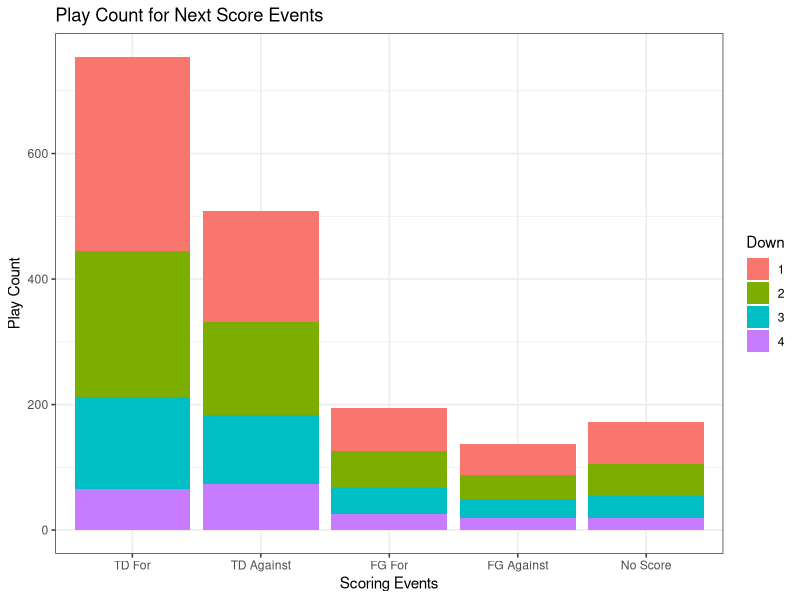
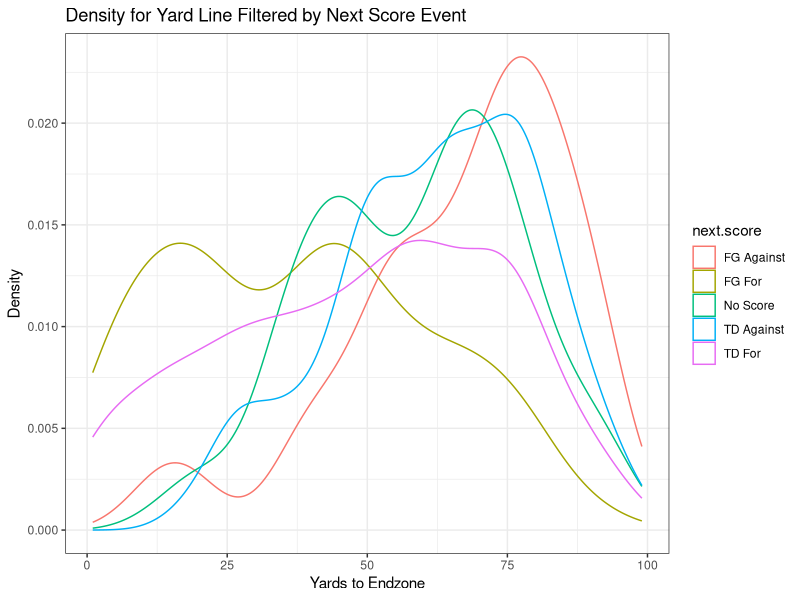
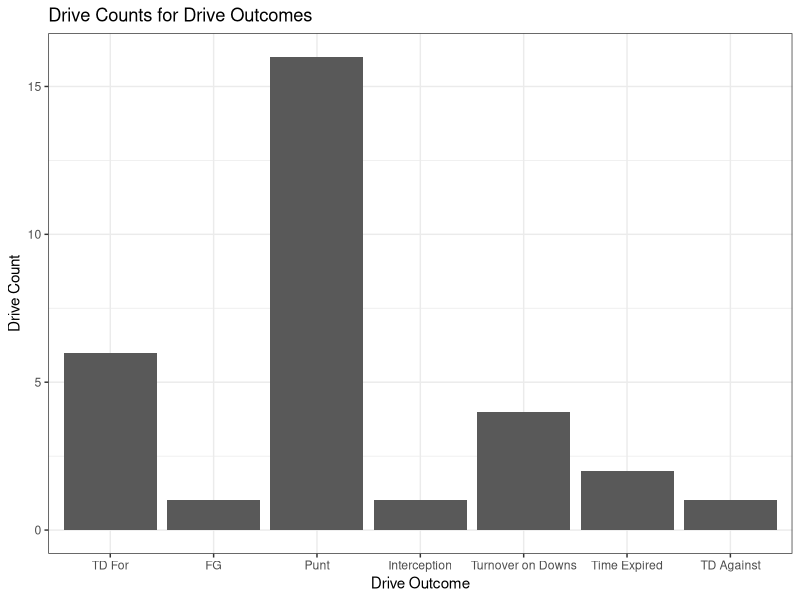
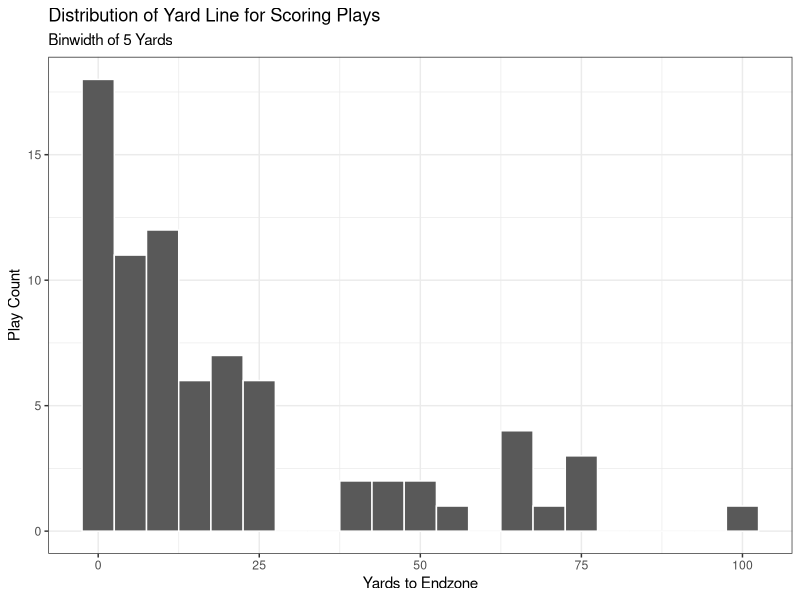
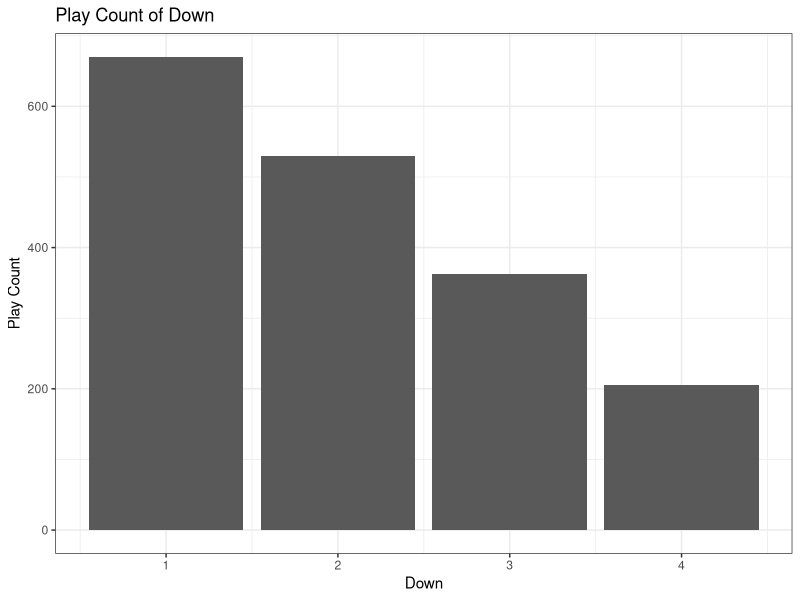
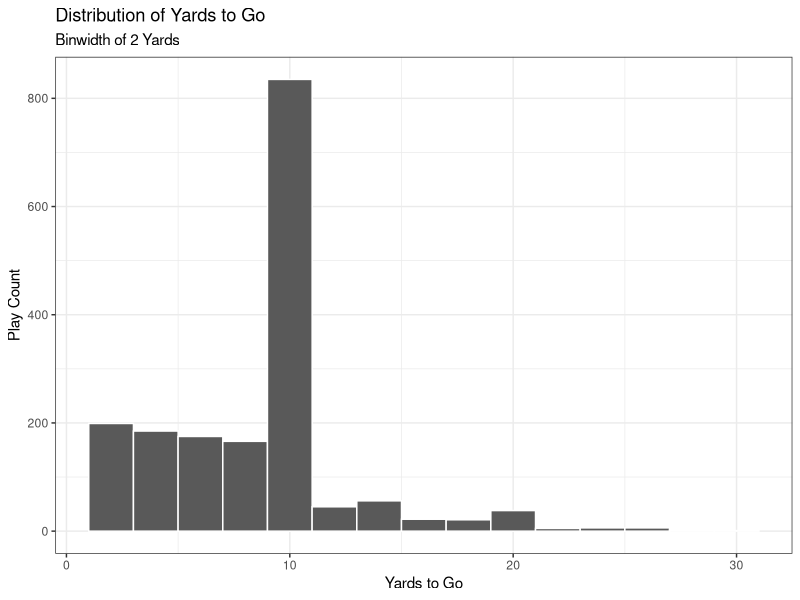
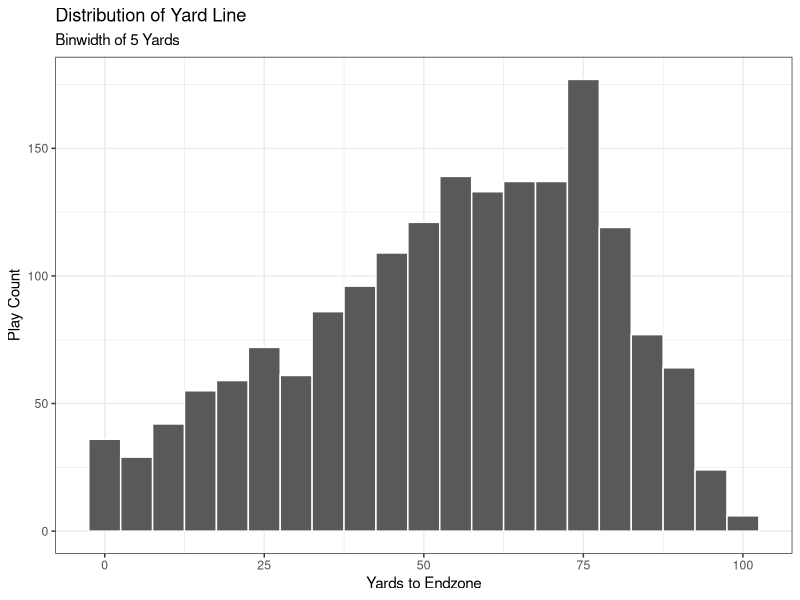
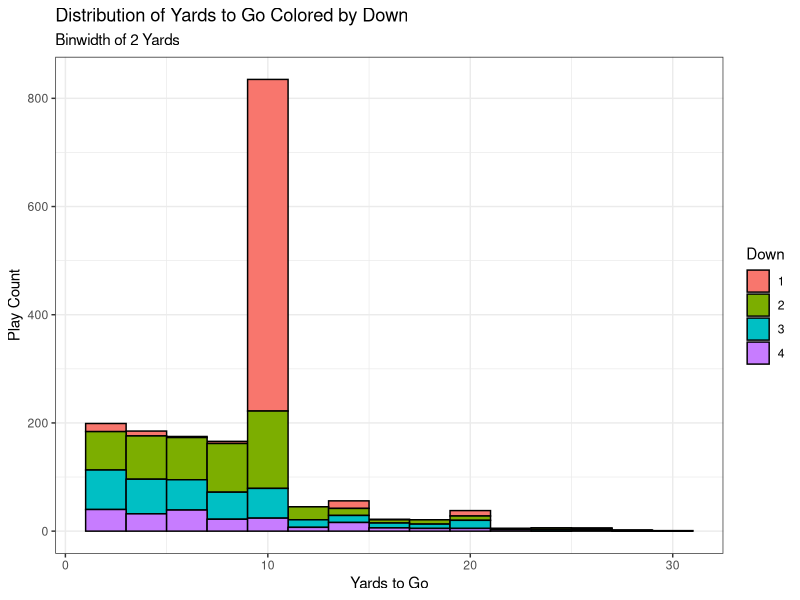

Generate these figures, in order, with R:
## ---- chunk 1
knitr::opts_chunk$set(echo = TRUE)
library(tidyverse)
library(nnet)
## ---- chunk 2
## Drop KOs, Extra Pts, 2 Pt conversions, Penalties, and Timeouts

init.data.full = read.csv("Initial_Play_-_By_-_Play.csv", na=c(""))
KO.plays = c("KO", "KO Rec", "Onside Kick Rec")
## ---- chunk 3
## Fixing the Extra Points labeled as FGs

init.data.full[1442, "PLAY.TYPE"] = "Extra Pt."
init.data.full[1556, "PLAY.TYPE"] = "Extra Pt."
init.data.full[1975, "PLAY.TYPE"] = "Extra Pt."
init.data.full[1994, "PLAY.TYPE"] = "Extra Pt."

extra.pt.rows = which(init.data.full$PLAY.TYPE == "Extra Pt." |
                        init.data.full$PLAY.TYPE == "Extra Pt. Block")
KO.rows = which(init.data.full$PLAY.TYPE %in% KO.plays)
two.pt.rows = which(init.data.full$PLAY.TYPE == "2 Pt." | 
                      init.data.full$PLAY.TYPE == "2 Pt. Defend")
penalty.rows = which(init.data.full$RESULT == "Penalty")
timeout.rows = which(init.data.full$RESULT == "Timeout")

rem.rows = c(extra.pt.rows, KO.rows, penalty.rows, two.pt.rows, timeout.rows)
init.data = init.data.full[-rem.rows, ]
## ---- chunk 4
# Create possession team column

  # fill in missing values that shouldn't be missing
init.data[945, "ODK"] = "D"
init.data[955, "ODK"] = "D"
init.data[980, "ODK"] = "O"
init.data[1009, "ODK"] = "D"
init.data[1019, "ODK"] = "D"
init.data[1025, "ODK"] = "D"
init.data[1044, "ODK"] = "O"
init.data[1093, "ODK"] = "D"
init.data[1291, "ODK"] = "O"
init.data[1317, "ODK"] = "D"
init.data[1368, "ODK"] = "O"
init.data[1395, "ODK"] = "D"

init.data$pos.team = ifelse(init.data$ODK == "O", "CMU", "Opp")

for (i in 1:nrow(init.data)) {
  if (init.data[i, "ODK"] == "K") {
    init.data[i, "pos.team"] = init.data[i - 1, "pos.team"]
  }
}
## ---- chunk 5
# Rename variables for convenience

names(init.data) = tolower(names(init.data))
names(init.data)[1] = "play"
## ---- chunk 6
### ROUNDING ERROR FIX WAS BUGGED, TO DO FIX ###

## Fix rounding error for distance

# for (i in 2:nrow(init.data)) {
#   if (init.data$dn[i]==1 | is.na(init.data$dn[i])) { next }
#   init.data$dist[i] = init.data$dist[i-1] - init.data$gn.ls[i-1]
# }
## ---- chunk 7
## Create game ID

first.plays = which(init.data$play==2)
init.data$game = length(first.plays)
for (i in 1:(length(first.plays)-1)) {
  first = first.plays[i]
  last = first.plays[i+1]-1
  init.data$game[first:last] = i
}
## ---- chunk 8
## Turn yard line into yards to end zone

negative.yds = init.data$yard.ln < 0
na.yds = is.na(negative.yds)
negative.yds[na.yds] = FALSE
init.data[negative.yds, "yard.ln"] = init.data[negative.yds, "yard.ln"] + 100
names(init.data)[5] = "yds.to.endzone"
## ---- chunk 9
# Create drive ID

num.games = max(init.data$game)

  # Indicator for defensive score
init.data$def.score = str_detect(init.data$result, "Def")
init.data[is.na(init.data$def.score), "def.score"] = FALSE

for (game.ind in 1:num.games) {
  
  ind.game = init.data[init.data$game == game.ind, ]
  drive = 1
  
  for (j in 1:(nrow(ind.game) - 1)) {
    
    global.ind = which(init.data$game == game.ind & 
                         init.data$play == ind.game[j, "play"])
    
    cur.pos = ind.game[j, "pos.team"]
    next.pos = ind.game[j + 1, "pos.team"]
    
    init.data[global.ind, "drive"] = drive
    
    if ((cur.pos != next.pos) | (ind.game[j, "def.score"])) {
      drive = drive + 1
    }
    
  }
  
  init.data[global.ind + 1, "drive"] = drive
  
}
## ---- chunk 10
# Create drive outcome (Unused except with EDA)

last.plays = which(!mapply(identical, init.data$drive, lead(init.data$drive, default=0)) & 
                     !is.na(init.data$drive))
last.play.type = init.data$play.type[last.plays]
down = init.data$dn[last.plays]
result = init.data$result[last.plays]
last.outcomes = rep(NA, length(last.plays))

for (i in 1:length(last.plays)) {
  
  outcome = NA
  playtype = last.play.type[i]
  
  if (is.na(playtype)) {next} # NEED TO FIX
  
  res = result[i]
  
  if (grepl("Def TD", res)) {outcome = "TD Against"}
  
  else if (playtype=="Pass" | playtype=="Run") {
    
    if (grepl("TD", res)) {outcome = "TD For"}
    
    else if (res %in% c("Fumble", "Interception", "Sack, Fumble")) {outcome = res}
    
    else if (is.na(down[i])) {next} # NEED TO FIX
    
    else if (down[i]==4) {outcome = "Turnover on Downs"}
    
    else {outcome = "Time Expired"} }
  
  else if (grepl("FG", playtype)) {outcome = "FG"}
  
  else if (grepl("Punt", playtype)) {outcome = "Punt"}
  
  last.outcomes[i] = outcome
  
}

offset = 0
init.data$drive.outcome = NA
init.data$drive.outcome[last.plays] = last.outcomes

for (i in 1:max(init.data$game)) {
  
  ind = which(init.data$game==i)
  init.data$drive.outcome[ind] = last.outcomes[init.data$drive[ind] + offset]
  offset = offset + max(init.data$drive[ind], na.rm=TRUE)
  
}
## ---- chunk 11
# Create next score

FG.score = c("FG", "FG Block")

  # Manually input missing FG good/no good values
FG.rows = init.data[init.data$play.type %in% FG.score, ]
FG.rows[c(5, 6, 9, 20, 21, 22), "result"] = "Good"
FG.rows[c(8, 23, 24, 25, 26, 28, 29), "result"] = "No Good"
  #Index 29 was a muffed FG attempt
init.data[init.data$play.type %in% FG.score, "result"] = FG.rows$result

init.data$TD.score = str_detect(init.data$result, "TD")
init.data[is.na(init.data$TD.score), "TD.score"] = F 
init.data$FG = str_detect(init.data$play.type, "FG")
init.data[is.na(init.data$FG), "FG"] = F 
init.data$FG.score = ((init.data$FG == T) & (init.data$result == "Good"))
init.data$safety.score = F # implement once there is data with safeties

init.data$sp = ifelse(init.data$TD.score + init.data$FG.score + init.data$safety.score >= 1, 
                      T,
                      F)

find.next.score.game = function(data) { #WRT POSESSION TEAM
  
  # Which rows are the scoring plays:
  score.plays = which(data$sp)
  
  find.next.score = function(play.ind, score.plays.inds, data) {
    
    next.score.ind = score.plays.inds[which(score.plays.inds >= play.ind)[1]]
    
    if(is.na(next.score.ind)) {
      
      score.type = "No Score"
      
    } else {
      
      #TDs:
      if (data$TD.score[next.score.ind]) {
        
        if (identical(data[play.ind, "pos.team"], data[next.score.ind, "pos.team"])) {
          
          if (data[next.score.ind, "def.score"]) { #Def TD, against team in pos
            
            score.type = "TD Against"
            
          } else { #Offensive TD, for team in pos
            
            score.type = "TD For"
            
          }
          
        } else {
          
          if (data[next.score.ind, "def.score"]) { #Def TD, for team in pos.
            
            score.type = "TD For"
            
          } else { #Offensive TD, against team in pos.
            
            score.type = "TD Against"
            
          }
          
        }

        #FGs
      } else if(data$FG.score[next.score.ind]) {
        
        if (identical(data[play.ind, "pos.team"], data[next.score.ind, "pos.team"])) {
          
          score.type = "FG For"
          
          # Opponent made FG
        } else {
          
          score.type = "FG Against"
          
        }
        
        #Safeties
      } else if(data$safety.score[next.score.ind]) {
        
        score.type = "Safety" #Handle logic later
        
        #Error
      } else {
        
        score.type = NA
        
      }
    }
    
    return(data.frame(next.score = score.type))
    
  }
  
  res = lapply(1:nrow(data), find.next.score, 
               score.plays.inds = score.plays, data = data) %>% 
    bind_rows()
  
  return(res)
}

next.score = map_dfr(unique(init.data$game), 
        function(x) {
          init.data %>% 
            filter(game == x) %>% 
            find.next.score.game()
        })

init.data$next.score = next.score[, 1]
## ---- chunk 12
sub.data = init.data[, c("game", "drive", "play", "pos.team", "dn", "dist", "gn.ls",
                         "yds.to.endzone", "result", "play.type", 
                         "drive.outcome", "next.score", "sp", "TD.score", "FG.score")]

drive.data = sub.data %>% 
  group_by(drive) %>% 
  slice(1) %>% 
  ungroup()
## ---- chunk 13
# Next score distribution by down (removed NA values)
sub.data[!is.na(sub.data$dn), ] %>% 
  ggplot(aes(x = fct_relevel(next.score, 
                             c("TD For", "TD Against", 
                               "FG For", "FG Against", 
                               "No Score")), 
             fill = factor(dn))) +
  geom_bar() +
  labs(title = "Play Count for Next Score Events", x = "Scoring Events", 
       y = "Play Count", fill = "Down") +
  theme_bw()
## ---- chunk 14
# Distribution of yard line filled with next score event at every play
sub.data %>%
  ggplot(aes(x = yds.to.endzone, color = next.score)) +
  geom_density() +
  labs(title = "Density for Yard Line Filtered by Next Score Event", 
       x = "Yards to Endzone", y = "Density", fill = "Score Event") +
  theme_bw()
## ---- chunk 15
drive.data %>% 
  ggplot(aes(x = fct_relevel(drive.outcome, 
                             c("TD For", "FG", "Punt", "Interception", 
                               "Turnover on Downs", "Time Expired")))) +
  geom_bar() +
  labs(title = "Drive Counts for Drive Outcomes", x = "Drive Outcome", 
       y = "Drive Count") +
  theme_bw()
## ---- chunk 16
# Starting yard line of each scoring play
init.data[init.data$sp, ] %>%
  ggplot(aes(x = yds.to.endzone)) +
  geom_histogram(binwidth = 5, color = "white") +
  labs(title = "Distribution of Yard Line for Scoring Plays", 
       x = "Yards to Endzone", y = "Play Count", 
       subtitle = "Binwidth of 5 Yards") +
  theme_bw()
## ---- chunk 17
# Distribution of down
sub.data %>% 
  ggplot(aes(x = dn)) +
  geom_bar() +
  labs(title = "Play Count of Down", x = "Down", y = "Play Count") +
  theme_bw()
## ---- chunk 18
# Distribution of yards to go
sub.data %>% 
  ggplot(aes(x = dist)) +
  geom_histogram(binwidth = 2, color = "white") +
  labs(title = "Distribution of Yards to Go", x = "Yards to Go", y = "Play Count",
       subtitle = "Binwidth of 2 Yards") +
  theme_bw()
## ---- chunk 19
# Distribution of yard line
sub.data %>% 
  ggplot(aes(x = yds.to.endzone)) +
  geom_histogram(binwidth = 5, color = "white") +
  labs(title = "Distribution of Yard Line", x = "Yards to Endzone", 
       y = "Play Count", subtitle = "Binwidth of 5 Yards") +
  theme_bw()
## ---- chunk 20
# Distribution of yards to go colored by down
sub.data %>% 
  ggplot(aes(x = dist, fill = factor(dn))) +
  geom_histogram(binwidth = 2, color = "black") +
  labs(title = "Distribution of Yards to Go Colored by Down", x = "Yards to Go",
       y = "Play Count", fill = "Down", subtitle = "Binwidth of 2 Yards") +
  theme_bw()
## ---- chunk 21
# Density of yards to go colored by down, faceted by next score
sub.data %>% 
  ggplot(aes(x = dist, color = factor(dn))) +
  geom_density() +
  facet_wrap(next.score ~ ., nrow = 2) +
  labs("Density of Yards to Go, Colored by Down, Faceted by Next Score",
       x = "Yards to Go", y = "Density", fill = "Down") +
  theme_bw()
## ---- chunk 22
# Create probability model and calculate expected points

EPA.model = multinom(fct_relevel(next.score, c("No Score", "TD For", 
                                               "TD Against", "FG For", 
                                               "FG Against")) ~ factor(dn) + 
                       log(dist) + yds.to.endzone + factor(dn):log(dist), 
                     data = sub.data)
summary(EPA.model)

probs = EPA.model$fitted.values
EP = rep(0, nrow(probs))
for (i in 1:nrow(probs)) { # Calculate expected points from probabilities
  EP[i] = 7*probs[i, 2] - 7*probs[i, 3] + 3*probs[i, 4] - 3*probs[i, 5]
}

NA.rows = which(is.na(sub.data$dn) | is.na(sub.data$dist) | is.na(sub.data$yds.to.endzone))
EPA.data = sub.data[-NA.rows, ]
EPA.data$expected.pts = EP
## ---- chunk 23
# Calculate expected points added

probs = as.data.frame(probs)
names(probs)[1] = "No Score"
names(probs)[2] = "TD For"
names(probs)[3] = "TD Against"
names(probs)[4] = "FG For"
names(probs)[5] = "FG Against"
EPA.data[, names(probs)] = probs

EPA.data = EPA.data %>% 
  group_by(game) %>% 
  mutate(epa = ifelse(pos.team == lead(pos.team),
                      lead(expected.pts) - expected.pts,
                      -lead(expected.pts) - expected.pts)) %>% 
  ungroup

for (i in 1:(nrow(EPA.data)-1)) { # Edit EPA for scoring plays only
  if (!EPA.data[[i, "sp"]]) next
  else {
    
    if (EPA.data[[i, "TD.score"]]) {
      
      if (str_detect(EPA.data[i, "result"], "Def")) {
        
        EPA.data[i, "epa"] = -7 - EPA.data[i, "expected.pts"]
        
      } else {
        
        EPA.data[i, "epa"] = 7 - EPA.data[i, "expected.pts"]
        
      }
      
    } else if (EPA.data[[i, "FG.score"]]) {
      
      EPA.data[i, "epa"] = 3 - EPA.data[i, "expected.pts"]
      
    }
  }
}
## ---- chunk 24
# Create calibration plot for model

EPA.calibration = EPA.data %>%
  pivot_longer(17:21,
               names_to = "next.score.type",
               values_to = "pred.prob") %>%
  mutate(bin.pred.prob = round(pred.prob / 0.05) * 0.05) %>%
  group_by(next.score, bin.pred.prob) %>%
  summarize(n.plays = n(),
            n.scoring.event = length(which(next.score == next.score.type)),
            bin.actual.prob = n.scoring.event / n.plays,
            bin.se = sqrt((bin.actual.prob * (1 - bin.actual.prob)) / n.plays)) %>%
  ungroup() %>%
  mutate(bin.upper = pmin(bin.actual.prob + 2*bin.se, 1),
         bin.lower = pmax(bin.actual.prob - 2*bin.se, 0))

EPA.calibration %>% 
  mutate(next.score = fct_relevel(next.score, "FG Against", 
                                       "TD Against", "No Score", "FG For", 
                                       "TD For"),
  next.score.type = fct_recode(next.score, 
                               "-Field Goal (-3)" = "FG Against", 
                               "-Touchdown (-7)" = "TD Against",
                               "Field Goal (3)" = "FG For", 
                               "No Score (0)" = "No Score",
                               "Touchdown (7)" = "TD For")) %>%
  ggplot(aes(x = bin.pred.prob, y = bin.actual.prob)) +
  geom_abline(slope = 1, intercept = 0, color = "black", linetype = "dashed") +
  geom_smooth(se = FALSE) + 
  geom_point(aes(size = n.plays)) +
  geom_errorbar(aes(ymin = bin.lower, ymax = bin.upper)) + #coord_equal() +   
  scale_x_continuous(limits = c(0,1)) + 
  scale_y_continuous(limits = c(0,1)) + 
  labs(size = "Number of plays", x = "Estimated next score probability", 
       y = "Observed next score probability") + 
  theme_bw() + 
  theme(strip.background = element_blank(), 
        axis.text.x = element_text(angle = 90), 
        legend.position = c(1, .05), legend.justification = c(1, 0)) +
  facet_wrap(~ next.score, ncol = 4)

EPA.calibration
## ---- chunk 25
# View of change in expected points over the course of the field
EPA.data %>% 
  ggplot(aes(x = yds.to.endzone, y = expected.pts, color = as.factor(dn))) +
  geom_smooth() +
  ylim(-3.5, 7.5) +
  scale_x_reverse() +
  geom_vline(xintercept = 20, color = "red", lty = 2) +
  geom_hline(yintercept = 0) +
  labs(title = "Change in Expected Points by Down (CMU)", 
       x = "Distance to Opponent's Endzone", y = "Expected Points (EP)", 
       color = "Down") +
  theme_bw()
## ---- chunk 26
# View of change in expected points over distance to first down
EPA.data %>%
  ggplot(aes(x = dist, y = expected.pts)) +
  geom_smooth() +
  scale_x_reverse() +
  geom_vline(xintercept = 10, color = "red", lty = 2) +
  geom_hline(yintercept = 0) +
  labs(title = "How Expected Points Change as a Team Gets Closer to a First Down",
       x = "Distance to First Down", y = "Expected Points (EP)") +
  theme_bw()
## ---- chunk 27
# Probability of each scoring outcome over the course of the field
EPA.data %>%
  select("yds.to.endzone", "TD Against", "FG Against", "No Score", "FG For", "TD For") %>% 
  pivot_longer(cols = c("TD Against", "FG Against", "No Score", "FG For", "TD For")) %>%
  ggplot(aes(x = yds.to.endzone, y = value, color = fct_relevel(name, "TD Against", "FG Against", "No Score", "FG For", "TD For"))) +
  geom_smooth() +
  scale_x_reverse() +
  labs(title = "Probability of Scoring Outcome (CMU)", 
       x = "Distance to Opponent's Endzone",
       y = "Probability of Outcome Occuring", color = "Scoring Outcome") +
  scale_color_manual(labels = c("TD Against %", "FG Against %", "No Score %", "FG For %", "TD For %"), 
                     values = c("red", "darkred", "grey", "darkblue", "blue")) +
  scale_y_continuous(labels = scales::percent, limits = c(0, 1)) +
  theme_bw()
## ---- chunk 28
# Summary statistics of expected points by down
EPA.data %>% 
  group_by(dn) %>% 
  summarize(mean = mean(expected.pts), std.dev = sd(expected.pts),
            median = median(expected.pts)) %>% 
  round(2)
## ---- chunk 29
# Calculate EPA and CMU efficiency
EPA.data$epa.eff = ifelse(EPA.data$epa > 0, 1, 0)
EPA.data[is.na(EPA.data$epa.eff), "epa.eff"] = 0

EPA.data = EPA.data %>% 
  group_by(game, pos.team, drive) %>% 
  mutate(CMU.eff = ifelse(dn == 1 & gn.ls >= 4, 1,
                          ifelse(dn == 2 & gn.ls > dist / 2, 1,
                                 ifelse(dn == 3 & lead(dn) == 1 & 
                                          pos.team == lead(pos.team), 1,
                                        ifelse(dn == 4 & lead(dn) == 1 & 
                                                 !(play.type == "Punt Rec" | 
                                                     play.type == "Punt") & 
                                                 pos.team == lead(pos.team), 1, 
                                               0)))))

EPA.data[is.na(EPA.data$CMU.eff), "CMU.eff"] = 0
## ---- chunk 30
# Compare efficiency metrics
eff.table = table(EPA.data$epa.eff, EPA.data$CMU.eff)

percent.CMU.eff = sum(EPA.data$CMU.eff)/nrow(EPA.data)
percent.epa.eff = sum(EPA.data$epa.eff)/nrow(EPA.data)
